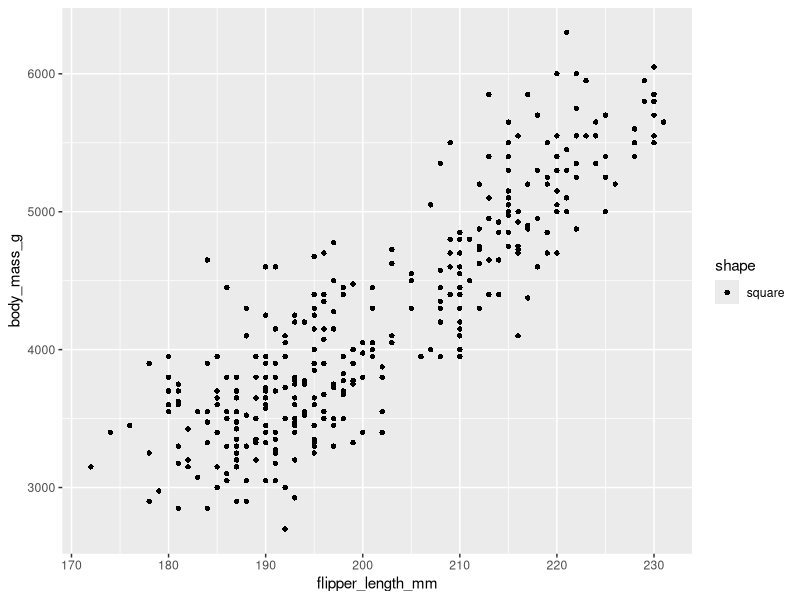
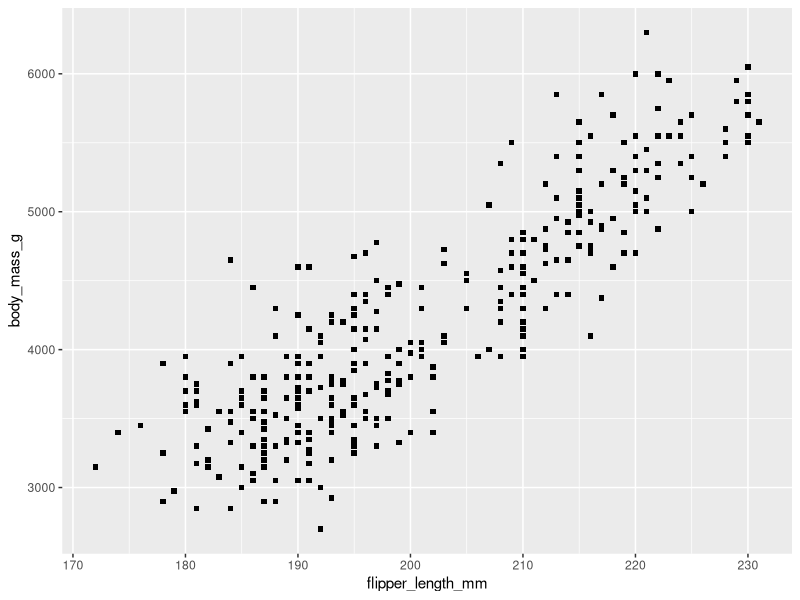
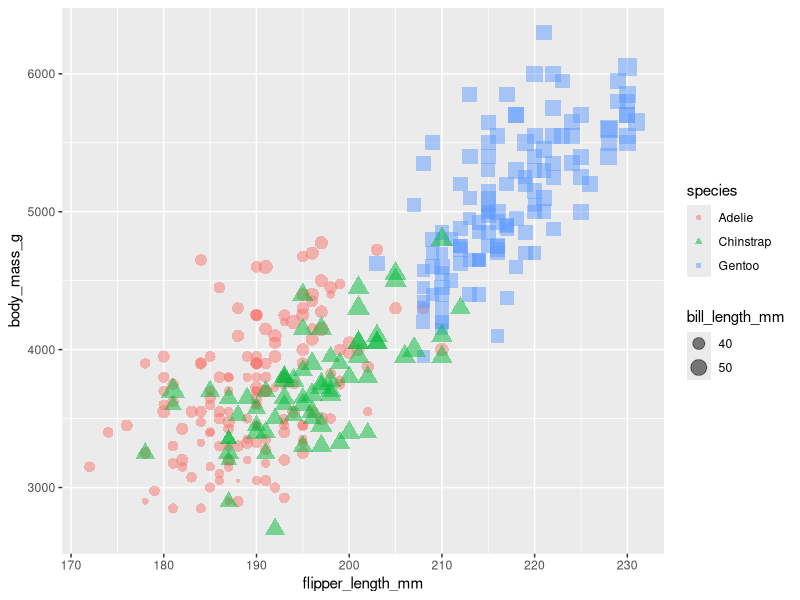
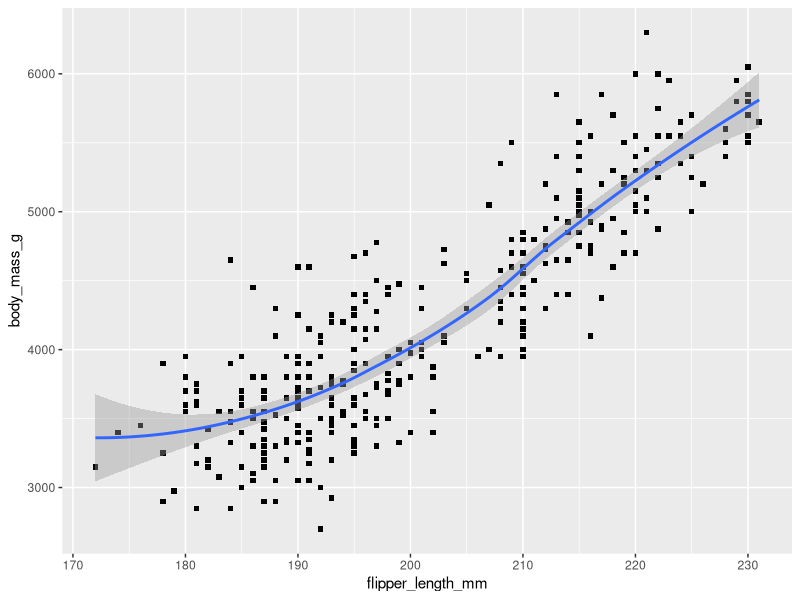
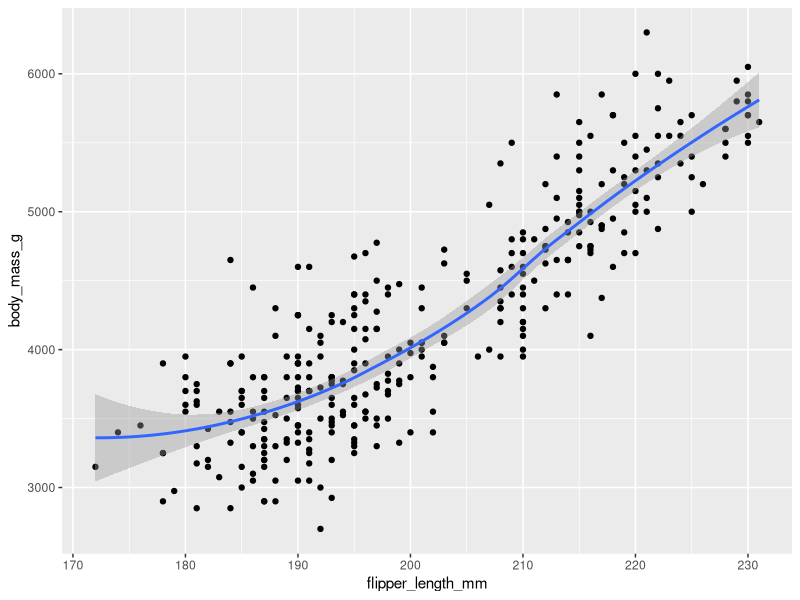
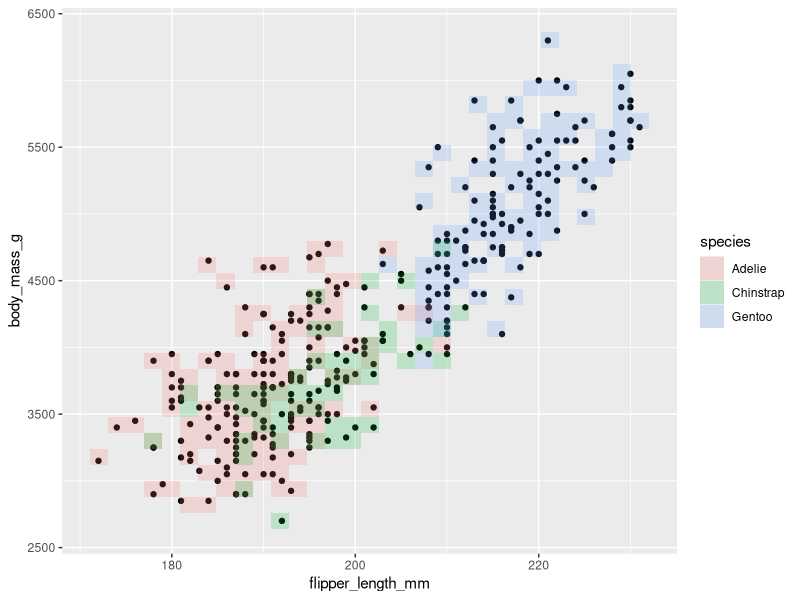
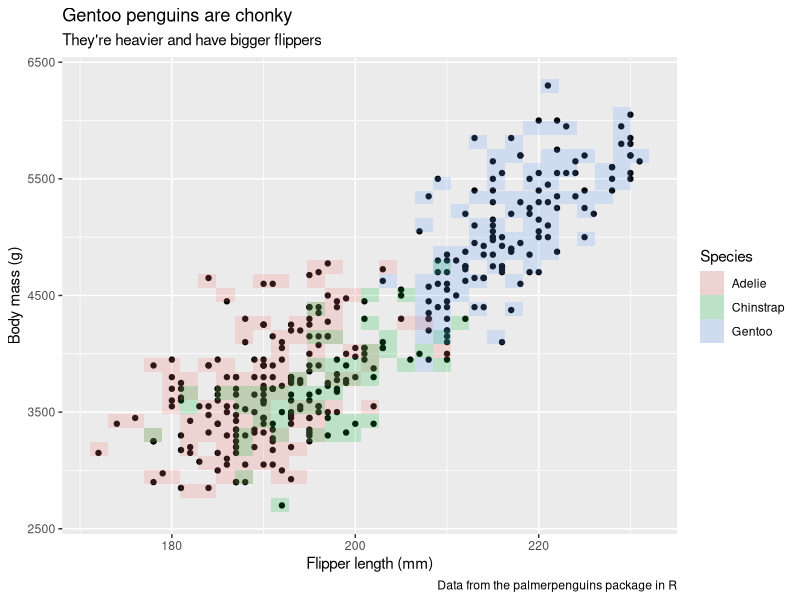

Write the R code that produced these figures, in order.
# Our second script

library(tidyverse)
library(palmerpenguins)

# Let's do a plot!
ggplot(data = penguins) +
  geom_point(
    mapping = aes(
      x = flipper_length_mm,
      y = body_mass_g,
      shape = 'square'
    )
  )

# The mistake here is putting the *setting* of shape inside the mapping/aes()
# section. If we want to set the shape to square, we need it inside the geom_point()
# but outside the aes():
ggplot(data = penguins) +
  geom_point(
    mapping = aes(
      x = flipper_length_mm,
      y = body_mass_g
    ),
    shape = 'square'
  )


# Experiment with a few more. Notice how if there is two aesthetics mapped
# to the same thing, ggplot will combine the guides into one (e.g. the species
# mapping here)
ggplot(data = penguins) +
  geom_point(
    mapping = aes(
      x = flipper_length_mm,
      y = body_mass_g,
      col = species,
      shape = species,
      size = bill_length_mm
    ),
    alpha=0.5
  )

# trying out more than one layer:
ggplot(data = penguins) +
  geom_point(
    mapping = aes(
      x = flipper_length_mm,
      y = body_mass_g
    ),
    shape = 'square'
  ) +
  geom_smooth(
    mapping = aes(
      x = flipper_length_mm,
      y = body_mass_g
    )
  )

# combining aesthetics into the ggplot() part to save a bit of typing:
ggplot(data = penguins,
       mapping = aes(
         x = flipper_length_mm,
         y = body_mass_g
         )
       ) +
  geom_point() +
  geom_smooth()

# trying out some other geometries
ggplot(data = penguins,
       mapping = aes(
         x = flipper_length_mm,
         y = body_mass_g
       )
) +
  geom_point() +
  geom_bin2d(
    mapping = aes(fill = species),
    alpha = 0.2
    )

# Doing some labelling:
ggplot(data = penguins,
       mapping = aes(
         x = flipper_length_mm,
         y = body_mass_g
       )
) +
  geom_point() +
  geom_bin2d(
    mapping = aes(fill = species),
    alpha = 0.2
  ) +
  labs(x = "Flipper length (mm)",
       y = "Body mass (g)",
       title = "Gentoo penguins are chonky",
       subtitle = "They're heavier and have bigger flippers",
       caption = "Data from the palmerpenguins package in R",
       col = "Species",
       fill = "Species")

